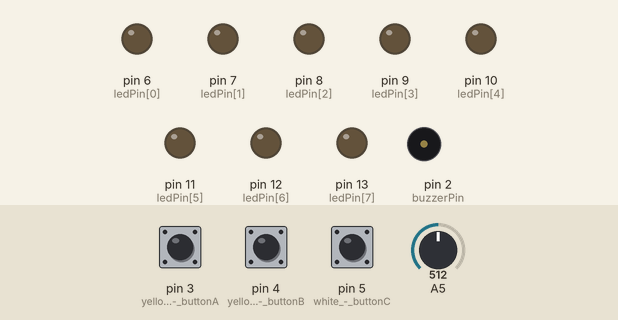
Bench run of a sketch on a simulated Arduino Uno, built with avr-gcc and run on an emulated ATmega328P. On the bench: output pins drawn as LEDs (lit = HIGH), buzzer (waves = sounding). Dashed ring = blinking. The inputs (shaded band) are chosen by the test bench; at power-on: pin 3 (yellow1_-_buttonA) HIGH, pin 5 (white_-_buttonC) HIGH, pin 4 (yellow2_-_buttonB) HIGH, A5 = 512.

Above: at 1.2 s.
1.3 s: pin 3 (yellow1_-_buttonA) pulled LOW for 0.15 s
At 1.45 s:
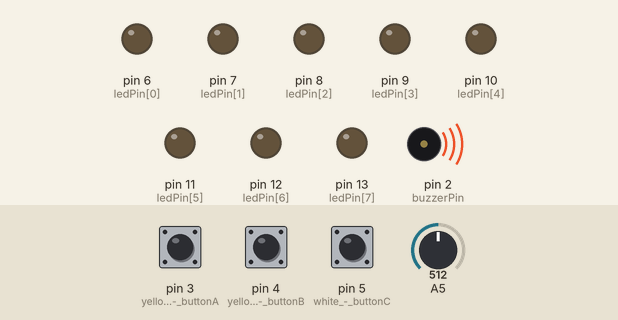
4.3 s: pin 5 (white_-_buttonC) pulled LOW for 0.15 s
At 5.7 s:
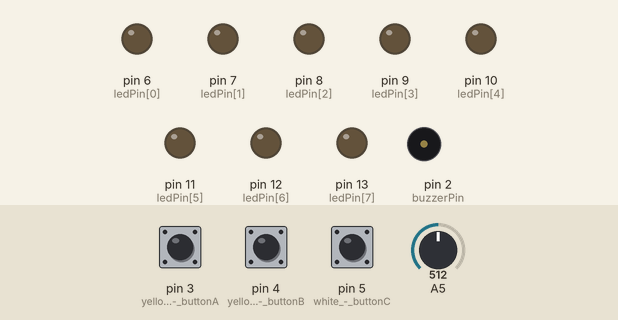
6.0 s: pin 4 (yellow2_-_buttonB) pulled LOW for 3.2 s
At 6.25 s:
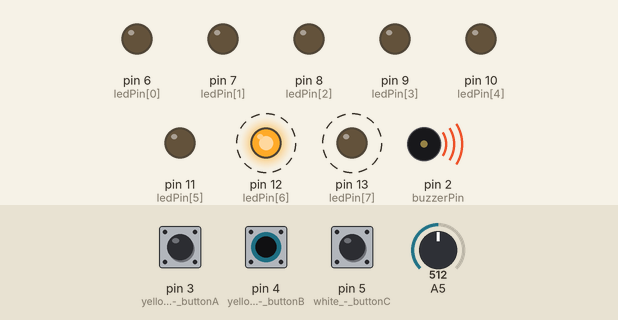
10.7 s: pin 3 (yellow1_-_buttonA) pulled LOW for 3.2 s
At 10.95 s:
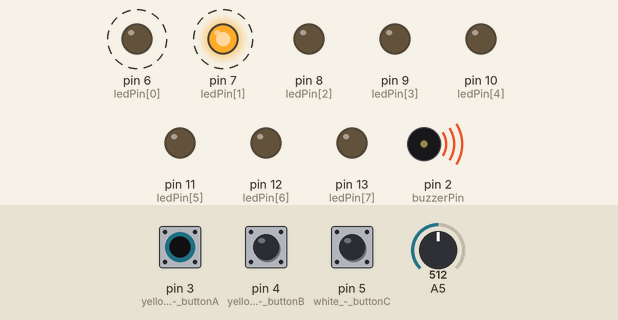
15.4 s: pin 5 (white_-_buttonC) pulled LOW for 3.2 s
At 15.65 s:
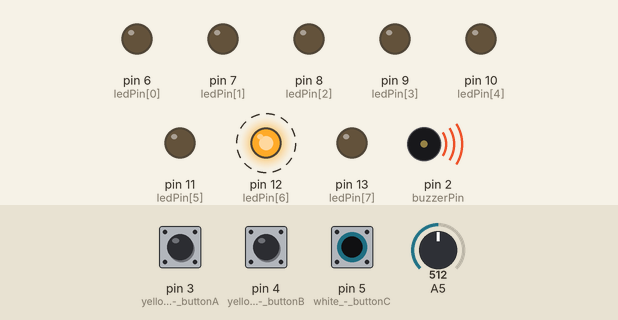
Timing chart, 0 to 20.1 s (numbered marks = the images above; inputs shaded):
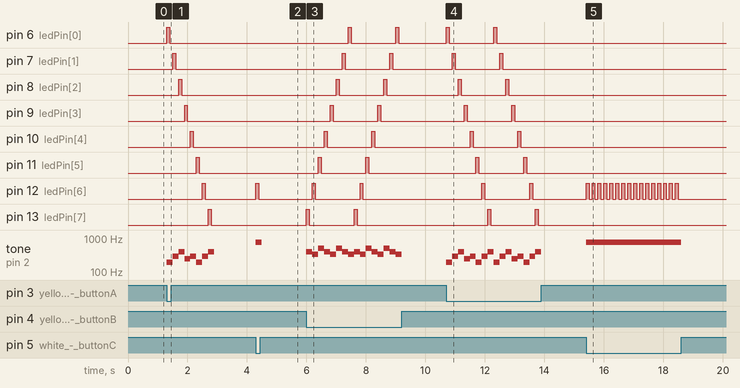

Measured:
- after the input at 1.3 s, pin 6 (ledPin[0]): LOW → HIGH at once, → LOW 0.10 s later; pin 7 (ledPin[1]): LOW → HIGH after 0.20 s, → LOW 0.10 s later; pin 8 (ledPin[2]): LOW → HIGH after 0.40 s, → LOW 0.10 s later; pin 9 (ledPin[3]): LOW → HIGH after 0.60 s, → LOW 0.10 s later; pin 10 (ledPin[4]): LOW → HIGH after 0.80 s, → LOW 0.10 s later
- after the input at 4.3 s, pin 12 (ledPin[6]): LOW → HIGH at once, → LOW 0.10 s later; tone on pin 2 (buzzerPin): silent → 739 Hz at once, → silent 0.20 s later
- after the input at 6.0 s, pin 6 (ledPin[0]): alternates HIGH for 0.10 s and LOW for 1.5 s, starting after 1.4 s; pin 7 (ledPin[1]): alternates HIGH for 0.10 s and LOW for 1.5 s, starting after 1.2 s
- after the input at 10.7 s, pin 6 (ledPin[0]): alternates HIGH for 0.10 s and LOW for 1.5 s, 4 changes in all, then stays LOW, starting at once; pin 7 (ledPin[1]): alternates HIGH for 0.10 s and LOW for 1.5 s, 4 changes in all, then stays LOW, starting after 0.20 s
- after the input at 15.4 s, pin 12 (ledPin[6]): alternates HIGH for 0.10 s and LOW for 0.10 s, 32 changes in all, then stays LOW, starting at once; tone on pin 2 (buzzerPin): silent → 739 Hz at once, → silent 3.2 s later

The sketch:

instrument.ino
```cpp
//3 button arduino instrument by Evander Batson
//see it in action here: http://www.youtube.com/watch?v=wywhOr7ExTw

int ledPin[] = {6,7,8,9,10,11,12,13};
int dMajor[] = {146,220,293,369,440,587,739,880}; // d a d f# a
int eMinor[] = {329,392,493,329,392,493,329,392};
int gMajor[] = {196,293,392,246,293,196,293,392}; // g d g b d
int buzzerPin = 2;
int dA = 100;
int blinker = 0;

void setup () {
  Serial.begin(9600);

  //buttons

  pinMode(3,INPUT);   //yellow1 - buttonA (gMajor)
  pinMode(4,INPUT);   //yellow2 - buttonB (eEinor)
  pinMode(5,INPUT); //white - buttonC (dMajor mapped theremin)

  //buzzer

  pinMode(buzzerPin, OUTPUT);

  //LEDS

  for(int i = 0; i <= 7; i++){
  pinMode(ledPin[i], OUTPUT);
  }

}

void loop() {

  static int buttonA = 0;
  buttonA = digitalRead(3);
  static int buttonB = 0;
  buttonB = digitalRead(4);
  static int buttonC = 0;
  buttonC = digitalRead(5);

  if (!buttonA) {  arpeggioA();  } else { noTone(buzzerPin); }
  if (!buttonB) {  arpeggioB();  } else { noTone(buzzerPin); }
  if (!buttonC) {  theremin();  } else { noTone(buzzerPin); }

}

void arpeggioA() {

  for(int blinker = 0; blinker <= 7; blinker++){
    tone (buzzerPin, gMajor[blinker]);
    digitalWrite(ledPin[blinker],HIGH);
    delay(dA);
    digitalWrite(ledPin[blinker],LOW);
    delay(dA);
  }
}

void arpeggioB() {

  for(int blinker = 7; blinker >= 0; blinker--){
    tone (buzzerPin, eMinor[blinker]);
    digitalWrite(ledPin[blinker],HIGH);
    delay(dA);
    digitalWrite(ledPin[blinker],LOW);
    delay(dA);
  }
}

void theremin() {
  static int mappedReading;
  static int photoResistorReading;
  mappedReading = analogRead(5);
  Serial.println();
  photoResistorReading = analogRead(5);

  mappedReading=map(photoResistorReading, 400, 900, 7, 0);

  tone (buzzerPin, dMajor[mappedReading]);
  digitalWrite(ledPin[mappedReading],HIGH);
  delay(dA);
  digitalWrite(ledPin[mappedReading],LOW);
  delay(dA);
}
```
